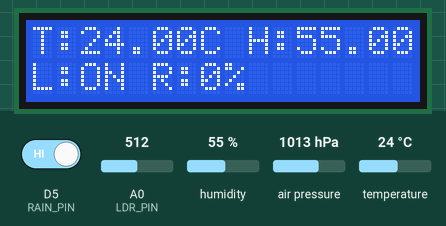
Recording of a sketch running on a simulated ESP8266 (NodeMCU). Shown: 16×2 character LCD. Inputs (shaded band) come from the test bench; at power-on: A0 (LDR_PIN) = 512, humidity 55 %, D5 (RAIN_PIN) HIGH, temperature 24 °C, air pressure 1013 hPa. WiFi joins after 1.5 s; servers stay silent unless stated; what the sketch prints to the serial monitor is not drawn.

Above: at 3.0 s.
3.1 s: A0 (LDR_PIN) set to 690
5.8 s: A0 (LDR_PIN) set to 710
At 7.2 s:
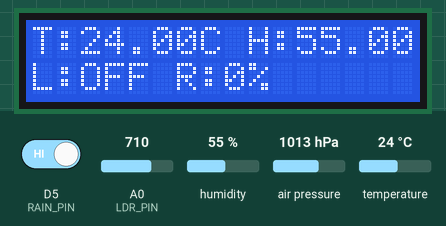
8.5 s: humidity set to 22 %
At 10.7 s:
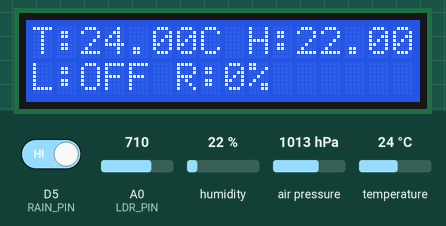
11.7 s: D5 (RAIN_PIN) driven LOW
At 12.7 s:
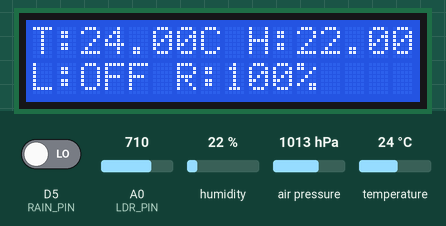
14.4 s: temperature set to 12 °C
At 17.6 s:
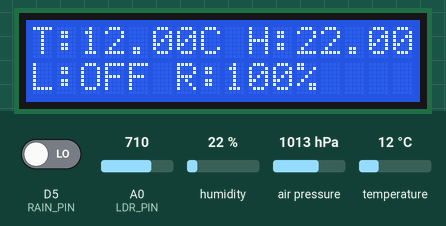
17.9 s: D5 (RAIN_PIN) driven HIGH
At 19.4 s:
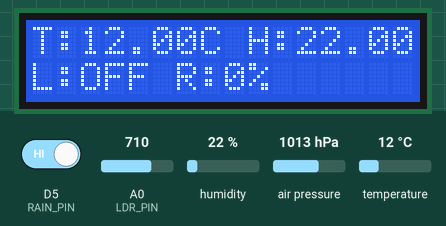
Timing chart, 0 to 20.9 s (numbered marks = the images above; inputs shaded):
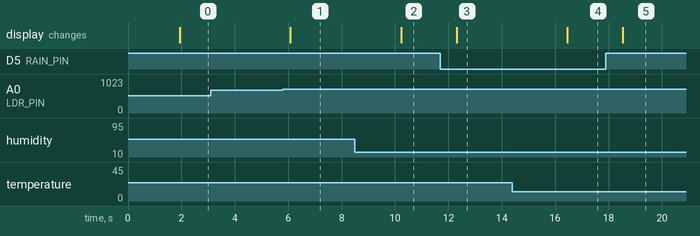

The sketch:

nk.ino
```cpp
#define BLYNK_TEMPLATE_ID "TMPL6oleU87uX"
#define BLYNK_TEMPLATE_NAME "Weather Monitoring System"
#define BLYNK_AUTH_TOKEN "T2FaCCn0P4k3XzvuwyPAxYEvX9IYdT1E"

#include <ESP8266WiFi.h>
#include <BlynkSimpleEsp8266.h>
#include <Wire.h>
#include <LiquidCrystal_I2C.h>
#include <Adafruit_BMP085.h>
#include <DHT.h>

// --- WiFi Credentials ---
char ssid[] = "ALHN-258C";
char pass[] = "TkgXC43grc";

// --- Pin Definitions ---
#define DHTPIN D4
#define DHTTYPE DHT11
#define RAIN_PIN D5
#define LDR_PIN A0

// --- Sensor & Display Objects ---
DHT dht(DHTPIN, DHTTYPE);
Adafruit_BMP085 bmp;
LiquidCrystal_I2C lcd(0x27, 16, 2); // Adjust I2C address if needed

void setup() {
  Serial.begin(9600);
  dht.begin();
  bmp.begin();
  lcd.begin(16, 2);
  lcd.backlight();

  pinMode(RAIN_PIN, INPUT);
  Blynk.begin(BLYNK_AUTH_TOKEN, ssid, pass);
  Serial.println("Weather Monitoring Started");
}

void loop() {
  Blynk.run();
  readAndDisplayData();
  delay(2000); // Consider replacing with BlynkTimer for better performance
}

void readAndDisplayData() {
  float temp = dht.readTemperature();
  float hum = dht.readHumidity();
  float pressure = bmp.readPressure() / 100.0;

  // --- Light Detection ---
  int lightValue = analogRead(LDR_PIN);
  int lightLED = (lightValue > 700) ? 0 : 255; // 255 = ON (dark), 0 = OFF (bright)
  String lightStatus = (lightValue > 700) ? "OFF" : "ON";

  // --- Rainfall Percentage ---
  int rainDigital = digitalRead(RAIN_PIN);
  int rainPercent = rainDigital == 0 ? 100 : 0;

  // --- Debug Serial Output ---
  Serial.print("Temp: "); Serial.print(temp); Serial.print(" °C, ");
  Serial.print("Humidity: "); Serial.print(hum); Serial.print(" %, ");
  Serial.print("Pressure: "); Serial.print(pressure); Serial.print(" hPa, ");
  Serial.print("Light: "); Serial.print(lightStatus); Serial.print(", ");
  Serial.print("Rain: "); Serial.print(rainPercent); Serial.println("%");

  // --- LCD Display ---
  lcd.clear();
  lcd.setCursor(0, 0);
  lcd.print("T:"); lcd.print(temp); lcd.print("C ");
  lcd.print("H:"); lcd.print(hum); lcd.print("%");

  lcd.setCursor(0, 1);
  lcd.print("L:"); lcd.print(lightStatus);
  lcd.print(" R:"); lcd.print(rainPercent); lcd.print("%");

  // --- Send to Blynk ---
  Blynk.virtualWrite(V0, temp);
  Blynk.virtualWrite(V1, hum);
  Blynk.virtualWrite(V2, pressure);
  Blynk.virtualWrite(V3, rainPercent);
  Blynk.virtualWrite(V4, lightLED); // Integer value for LED widget
}
```

Measured:
- the behaviour switches between 700 and 701 on A0 (LDR_PIN) (found by bisection; images 0 and 1)
- after the input at 3.1 s, every drawn part: stays the same
- after the input at 5.8 s, the display: changes after 0.28 s (image 1)
- after the input at 8.5 s, the display: changes after 1.7 s (image 2)
- after the input at 11.7 s, the display: changes after 0.60 s (image 3)
- after the input at 14.4 s, the display: changes after 2.1 s (image 4)
- after the input at 17.9 s, the display: changes after 0.63 s (image 5)
